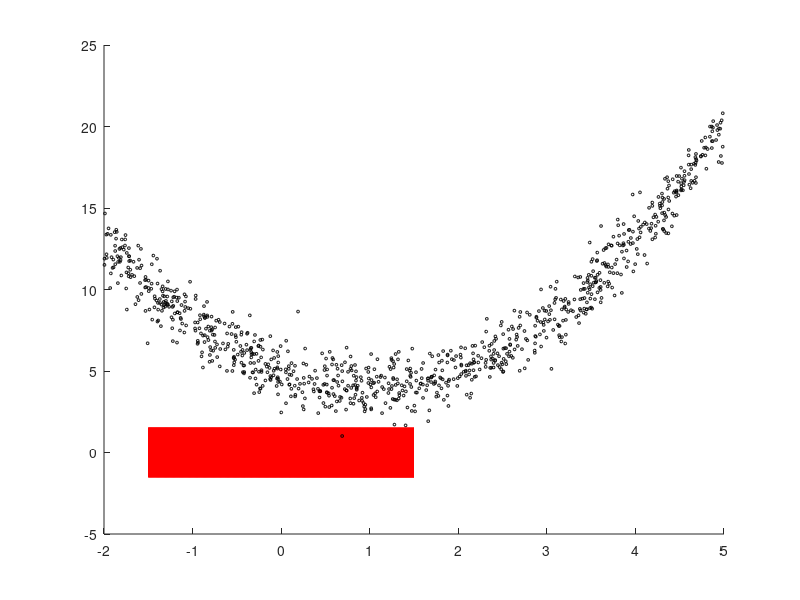

Recreate this plot in MATLAB.
hold on
test = csvread('data.solved.csv',1,0);
testX=test(:,1);
testY=test(:,2);
plot(testX,testY,'r');

train= csvread('data.xsq.train.csv',1,0);
trainX=train(:,1);
trainY=train(:,2);
scatter(trainX,trainY,4,'k');
hold off

